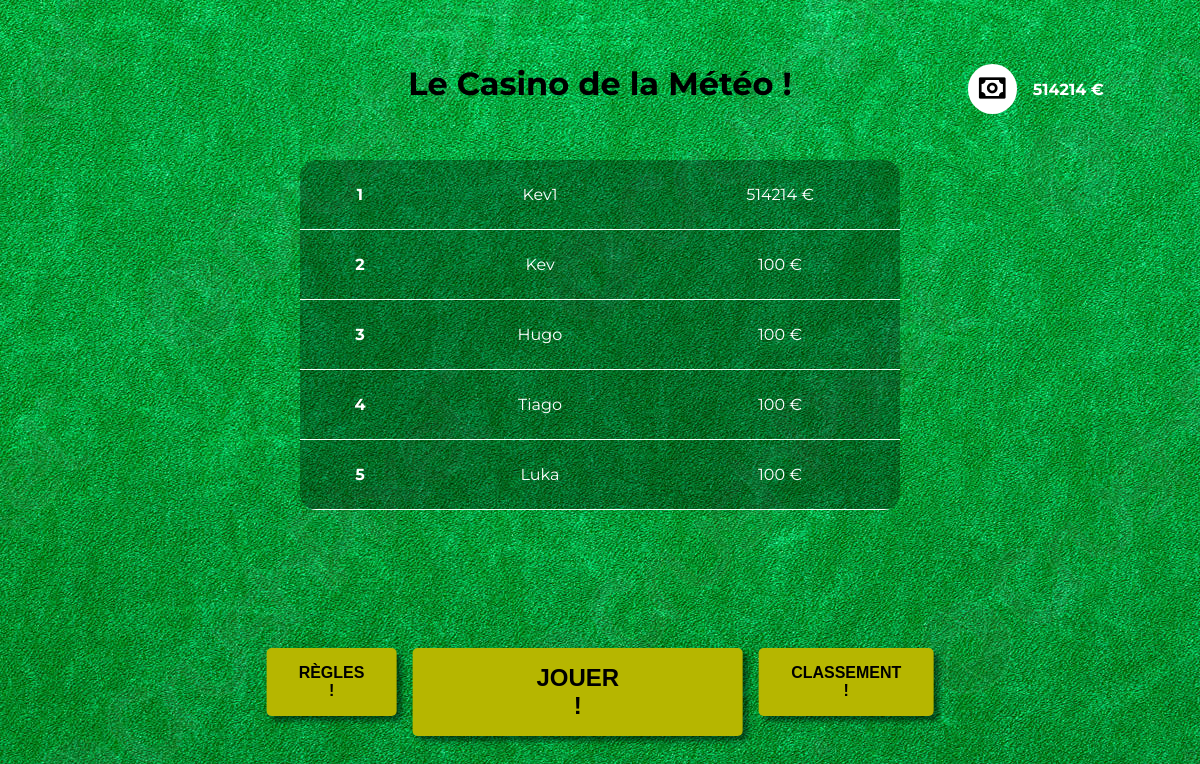
The page / (signed in) on the database its author committed.
### base/models.py (models this page shows)
class UserMoney(models.Model):
    user = models.ForeignKey(User, on_delete=models.CASCADE)
    money = models.IntegerField(default=100)

### base/views.py (the view)
# urls.py: 2. Add a URL to urlpatterns:  path('', Home.as_view(), name='home')
@login_required
def Home(request):
    user = UserMoney.objects.get(user=request.user)
    Moneyuser = user.money
    ranking = UserMoney.objects.all().order_by('-money')[:5]
    return render(request, 'home.html', {'money': Moneyuser, 'ranking': ranking})

### base/templates/home.html
{% extends 'layout/layout.html' %}
{% block content %}
<h1 style="text-align: center; margin-top: 64px">Le Casino de la Météo !</h1>
<section class="containerRanking">
    <div class="ranking">
        {% if ranking %}
            {% for userRank in ranking %}
                <div class="userRank">
                    <div style="width: 50%">
                        <p style="text-align: center; font-weight: bold">{{ forloop.counter }}</p>
                    </div>
                    <div style="width: 100%">
                        <p>{{ userRank.user.username }}</p>
                    </div>
                    <div style="width: 100%">
                        <p>{{ userRank.money }} €</p>
                    </div>
            </div>
            {% endfor %}
        {% endif %}
    </div>
</section>
<section class="footer">
    <a href="/rules">
        <button style="font-size: 16px;padding-inline: 32px;">Règles !</button>
    </a>
    <a href="/play">
        <button style="font-size: 24px;padding-inline: 124px;">JOUER !</button>
    </a>
    <a href="/ranking">
        <button style="font-size: 16px;padding-inline: 32px;">Classement !</button>
    </a>
</section>
{% endblock %}

### base/static/css/style.css (style rules this page uses)
* { margin: 0; padding: 0 }
body { font-family: 'Montserrat'; margin: 0; width: 100%; height: 100%; background-image: url("../images/table.jpg"); }
.ranking { background: rgba(0, 0, 0, 0.3); height: 350px; width: 600px; color: white; border-radius: 16px; overflow-y: auto }
.ranking .userRank { display: flex; justify-content: space-evenly; padding-block: 25px; border-bottom: 1px solid white; }
.ranking .userRank p { text-align: center; }
.containerRanking { position: absolute; left: 50%; top: 20%; transform: translateX(-50%); }
button { border-radius: 5px; background: #b6b600; border: none; padding: 16px; text-transform: uppercase; font-weight: bold; box-shadow: 5px 5px 5px rgba(0, 0, 0, 0.5); }
.footer { position: absolute; left: 50%; bottom: 64px; transform: translateX(-50%); margin-top: 16px; display: flex; gap: 16px; }

### rows shown on the page
UserMoney: user.username "Kev1", money "514214"
UserMoney: user.username "Kev", money "100"
UserMoney: user.username "Hugo", money "100"
UserMoney: user.username "Tiago", money "100"
UserMoney: user.username "Luka", money "100"

### other values the page prints
{{ money }} "514214"
